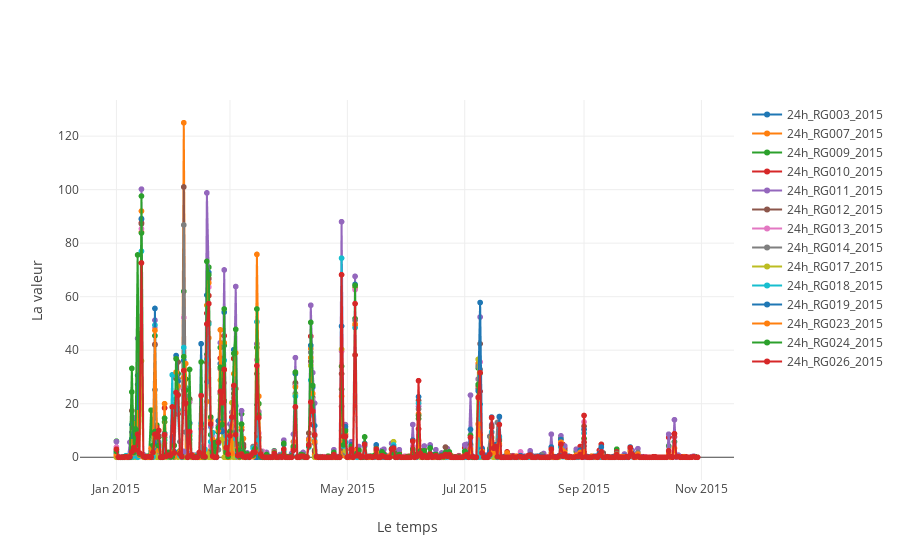

Notebook code cell kept with this figure:
### Markdown cell above
#### Plot RG

### Code cell
ploter.plot_scatter(RG24.get_data())

### Figure 1 — Plotly figure (JSON) as saved in the notebook; plotly's stock layout.template omitted (floating-point values rounded to 4 significant figures; data arrays with more than 128 entries replaced by an {"elided": "..."} marker saying what was removed)
{"data": [{"mode": "markers+lines", "name": "24h_RG003_2015", "type": "scattergl", "x": ["2015-01-01", "2015-01-02", "2015-01-03", "2015-01-04", "2015-01-05", "2015-01-06", "2015-01-07", "2015-01-08", "2015-01-09", "2015-01-10", "2015-01-11", "2015-01-12", "2015-01-13", "2015-01-14", "2015-01-15", "2015-01-16", "2015-01-17", "2015-01-18", "2015-01-19", "2015-01-20"], "y": [0.8, 0.2, 0, 0, 0, 0, 0, 0, 12.2, 0.6, 14.4, 27.2, 1, 89.2, 0.4, 0, 0.2, 0.2, 1, 4]}, {"mode": "markers+lines", "name": "24h_RG007_2015", "type": "scattergl", "x": {"elided": "189 str values"}, "y": {"elided": "189 float values"}}, {"mode": "markers+lines", "name": "24h_RG009_2015", "type": "scattergl", "x": {"elided": "303 str values"}, "y": {"elided": "303 float values"}}, {"mode": "markers+lines", "name": "24h_RG010_2015", "type": "scattergl", "x": {"elided": "301 str values"}, "y": {"elided": "301 float values"}}, {"mode": "markers+lines", "name": "24h_RG011_2015", "type": "scattergl", "x": {"elided": "303 str values"}, "y": {"elided": "303 float values"}}, {"mode": "markers+lines", "name": "24h_RG012_2015", "type": "scattergl", "x": {"elided": "279 str values"}, "y": {"elided": "279 float values"}}, {"mode": "markers+lines", "name": "24h_RG013_2015", "type": "scattergl", "x": {"elided": "279 str values"}, "y": {"elided": "279 float values"}}, {"mode": "markers+lines", "name": "24h_RG014_2015", "type": "scattergl", "x": {"elided": "272 str values"}, "y": {"elided": "272 float values"}}, {"mode": "markers+lines", "name": "24h_RG017_2015", "type": "scattergl", "x": {"elided": "231 str values"}, "y": {"elided": "231 float values"}}, {"mode": "markers+lines", "name": "24h_RG018_2015", "type": "scattergl", "x": {"elided": "290 str values"}, "y": {"elided": "290 float values"}}, {"mode": "markers+lines", "name": "24h_RG019_2015", "type": "scattergl", "x": {"elided": "271 str values"}, "y": {"elided": "271 float values"}}, {"mode": "markers+lines", "name": "24h_RG023_2015", "type": "scattergl", "x": {"elided": "301 str values"}, "y": {"elided": "301 float values"}}, {"mode": "markers+lines", "name": "24h_RG024_2015", "type": "scattergl", "x": {"elided": "189 str values"}, "y": {"elided": "189 float values"}}, {"mode": "markers+lines", "name": "24h_RG026_2015", "type": "scattergl", "x": {"elided": "303 str values"}, "y": {"elided": "303 float values"}}], "layout": {"xaxis": {"title": "Le temps"}, "yaxis": {"title": "La valeur"}}}
